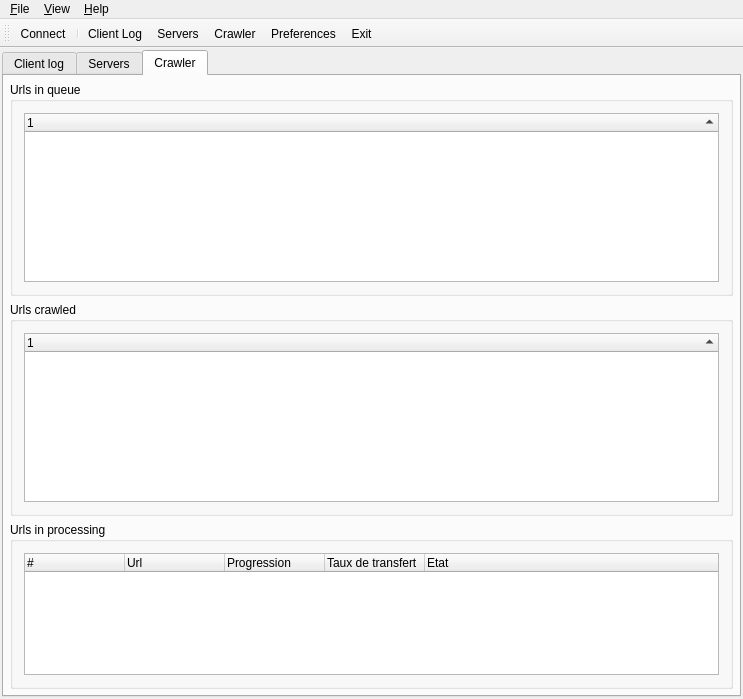
<?xml version="1.0" encoding="UTF-8"?>
<ui version="4.0">
 <author>ANNEHEIM Geoffrey</author>
 <class>MCClientMainWindow</class>
 <widget class="QMainWindow" name="MCClientMainWindow">
  <property name="geometry">
   <rect>
    <x>0</x>
    <y>0</y>
    <width>743</width>
    <height>699</height>
   </rect>
  </property>
  <property name="windowTitle">
   <string>ServerMainWindow</string>
  </property>
  <widget class="QWidget" name="centralWidget">
   <layout class="QVBoxLayout">
    <property name="spacing">
     <number>6</number>
    </property>
    <property name="margin">
     <number>2</number>
    </property>
    <item>
     <widget class="MyQTabWidget" name="tabWidgetForms">
      <property name="currentIndex">
       <number>2</number>
      </property>
      <widget class="QWidget" name="tabClientLog">
       <attribute name="title">
        <string>Client log</string>
       </attribute>
       <layout class="QVBoxLayout">
        <property name="margin">
         <number>0</number>
        </property>
        <item>
         <widget class="CLogTreeWidget" name="treeWidgetClientLog">
          <property name="autoScroll">
           <bool>false</bool>
          </property>
          <property name="editTriggers">
           <set>QAbstractItemView::NoEditTriggers</set>
          </property>
          <property name="selectionMode">
           <enum>QAbstractItemView::NoSelection</enum>
          </property>
          <property name="iconSize">
           <size>
            <width>16</width>
            <height>16</height>
           </size>
          </property>
          <property name="rootIsDecorated">
           <bool>false</bool>
          </property>
          <property name="itemsExpandable">
           <bool>false</bool>
          </property>
          <property name="allColumnsShowFocus">
           <bool>true</bool>
          </property>
          <property name="wordWrap">
           <bool>true</bool>
          </property>
          <property name="expandsOnDoubleClick">
           <bool>false</bool>
          </property>
          <column>
           <property name="text">
            <string notr="true">1</string>
           </property>
          </column>
         </widget>
        </item>
        <item>
         <layout class="QHBoxLayout">
          <item>
           <spacer>
            <property name="orientation">
             <enum>Qt::Horizontal</enum>
            </property>
            <property name="sizeHint" stdset="0">
             <size>
              <width>40</width>
              <height>20</height>
             </size>
            </property>
           </spacer>
          </item>
          <item>
           <widget class="QPushButton" name="buttonClientLogCopy">
            <property name="text">
             <string>Copy To Clipboard</string>
            </property>
           </widget>
          </item>
          <item>
           <widget class="QPushButton" name="buttonClientLogClear">
            <property name="text">
             <string>Clean</string>
            </property>
           </widget>
          </item>
         </layout>
        </item>
       </layout>
      </widget>
      <widget class="QWidget" name="tabServers">
       <attribute name="title">
        <string>Servers</string>
       </attribute>
       <layout class="QHBoxLayout">
        <property name="margin">
         <number>0</number>
        </property>
        <item>
         <widget class="MCServersTreeWidget" name="treeWidgetServers">
          <property name="autoScroll">
           <bool>false</bool>
          </property>
          <property name="editTriggers">
           <set>QAbstractItemView::NoEditTriggers</set>
          </property>
          <property name="selectionMode">
           <enum>QAbstractItemView::ExtendedSelection</enum>
          </property>
          <property name="iconSize">
           <size>
            <width>16</width>
            <height>16</height>
           </size>
          </property>
          <property name="rootIsDecorated">
           <bool>false</bool>
          </property>
          <property name="itemsExpandable">
           <bool>false</bool>
          </property>
          <property name="sortingEnabled">
           <bool>true</bool>
          </property>
          <property name="animated">
           <bool>true</bool>
          </property>
          <property name="allColumnsShowFocus">
           <bool>true</bool>
          </property>
          <property name="expandsOnDoubleClick">
           <bool>false</bool>
          </property>
          <attribute name="headerShowSortIndicator" stdset="0">
           <bool>true</bool>
          </attribute>
          <column>
           <property name="text">
            <string notr="true">1</string>
           </property>
          </column>
         </widget>
        </item>
        <item>
         <layout class="QVBoxLayout">
          <item>
           <widget class="QPushButton" name="buttonConnectDisconnect">
            <property name="text">
             <string>Connect</string>
            </property>
           </widget>
          </item>
          <item>
           <widget class="QGroupBox" name="groupBoxAddServer">
            <property name="sizePolicy">
             <sizepolicy hsizetype="Fixed" vsizetype="Preferred">
              <horstretch>0</horstretch>
              <verstretch>0</verstretch>
             </sizepolicy>
            </property>
            <property name="title">
             <string>Add a server</string>
            </property>
            <layout class="QVBoxLayout">
             <item>
              <layout class="QHBoxLayout">
               <item>
                <layout class="QVBoxLayout">
                 <item>
                  <widget class="QLabel" name="lblAddServerIP">
                   <property name="text">
                    <string>IP address :</string>
                   </property>
                   <property name="buddy">
                    <cstring>textAddServerIP</cstring>
                   </property>
                  </widget>
                 </item>
                 <item>
                  <widget class="QLineEdit" name="textAddServerIP">
                   <property name="sizePolicy">
                    <sizepolicy hsizetype="Fixed" vsizetype="Fixed">
                     <horstretch>0</horstretch>
                     <verstretch>0</verstretch>
                    </sizepolicy>
                   </property>
                   <property name="minimumSize">
                    <size>
                     <width>100</width>
                     <height>0</height>
                    </size>
                   </property>
                   <property name="maximumSize">
                    <size>
                     <width>100</width>
                     <height>16777215</height>
                    </size>
                   </property>
                   <property name="baseSize">
                    <size>
                     <width>0</width>
                     <height>0</height>
                    </size>
                   </property>
                  </widget>
                 </item>
                </layout>
               </item>
               <item>
                <spacer>
                 <property name="orientation">
                  <enum>Qt::Horizontal</enum>
                 </property>
                 <property name="sizeType">
                  <enum>QSizePolicy::Fixed</enum>
                 </property>
                 <property name="sizeHint" stdset="0">
                  <size>
                   <width>10</width>
                   <height>20</height>
                  </size>
                 </property>
                </spacer>
               </item>
               <item>
                <layout class="QVBoxLayout">
                 <item>
                  <widget class="QLabel" name="lblAddServerPort">
                   <property name="text">
                    <string>Port :</string>
                   </property>
                   <property name="buddy">
                    <cstring>spinBoxAddServerPort</cstring>
                   </property>
                  </widget>
                 </item>
                 <item>
                  <widget class="QSpinBox" name="spinBoxAddServerPort">
                   <property name="sizePolicy">
                    <sizepolicy hsizetype="Fixed" vsizetype="Fixed">
                     <horstretch>0</horstretch>
                     <verstretch>0</verstretch>
                    </sizepolicy>
                   </property>
                   <property name="minimumSize">
                    <size>
                     <width>60</width>
                     <height>0</height>
                    </size>
                   </property>
                   <property name="minimum">
                    <number>1</number>
                   </property>
                   <property name="maximum">
                    <number>65535</number>
                   </property>
                   <property name="value">
                    <number>8080</number>
                   </property>
                  </widget>
                 </item>
                </layout>
               </item>
              </layout>
             </item>
             <item>
              <widget class="QLabel" name="lblAddServerName">
               <property name="text">
                <string>Name :</string>
               </property>
               <property name="buddy">
                <cstring>textAddServerIP</cstring>
               </property>
              </widget>
             </item>
             <item>
              <widget class="QLineEdit" name="textAddServerName">
               <property name="maxLength">
                <number>64</number>
               </property>
              </widget>
             </item>
             <item>
              <layout class="QHBoxLayout">
               <item>
                <spacer>
                 <property name="orientation">
                  <enum>Qt::Horizontal</enum>
                 </property>
                 <property name="sizeHint" stdset="0">
                  <size>
                   <width>58</width>
                   <height>13</height>
                  </size>
                 </property>
                </spacer>
               </item>
               <item>
                <widget class="QPushButton" name="buttonAddServer">
                 <property name="text">
                  <string>Add</string>
                 </property>
                </widget>
               </item>
              </layout>
             </item>
            </layout>
           </widget>
          </item>
          <item>
           <spacer>
            <property name="orientation">
             <enum>Qt::Vertical</enum>
            </property>
            <property name="sizeHint" stdset="0">
             <size>
              <width>20</width>
              <height>40</height>
             </size>
            </property>
           </spacer>
          </item>
         </layout>
        </item>
       </layout>
      </widget>
      <widget class="QWidget" name="tabCrawler">
       <attribute name="title">
        <string>Crawler</string>
       </attribute>
       <layout class="QVBoxLayout">
        <property name="margin">
         <number>6</number>
        </property>
        <item>
         <widget class="QGroupBox" name="groupBoxCrawlerUrlsInQueue">
          <property name="sizePolicy">
           <sizepolicy hsizetype="Preferred" vsizetype="Preferred">
            <horstretch>0</horstretch>
            <verstretch>0</verstretch>
           </sizepolicy>
          </property>
          <property name="title">
           <string>Urls in queue</string>
          </property>
          <layout class="QVBoxLayout">
           <item>
            <widget class="MCUrlsInQueueTreeWidget" name="treeWidgetCrawlerUrlsInQueue">
             <property name="autoScroll">
              <bool>false</bool>
             </property>
             <property name="editTriggers">
              <set>QAbstractItemView::NoEditTriggers</set>
             </property>
             <property name="selectionMode">
              <enum>QAbstractItemView::NoSelection</enum>
             </property>
             <property name="rootIsDecorated">
              <bool>false</bool>
             </property>
             <property name="itemsExpandable">
              <bool>false</bool>
             </property>
             <property name="sortingEnabled">
              <bool>true</bool>
             </property>
             <property name="animated">
              <bool>true</bool>
             </property>
             <property name="allColumnsShowFocus">
              <bool>true</bool>
             </property>
             <property name="expandsOnDoubleClick">
              <bool>false</bool>
             </property>
             <column>
              <property name="text">
               <string notr="true">1</string>
              </property>
             </column>
            </widget>
           </item>
          </layout>
         </widget>
        </item>
        <item>
         <widget class="QGroupBox" name="groupBoxCrawlerUrlsCrawled">
          <property name="title">
           <string>Urls crawled</string>
          </property>
          <layout class="QVBoxLayout" name="verticalLayout">
           <item>
            <widget class="MCUrlsCrawledTreeWidget" name="treeWidgetCrawlerUrlsCrawled">
             <property name="autoScroll">
              <bool>false</bool>
             </property>
             <property name="editTriggers">
              <set>QAbstractItemView::NoEditTriggers</set>
             </property>
             <property name="selectionMode">
              <enum>QAbstractItemView::NoSelection</enum>
             </property>
             <property name="rootIsDecorated">
              <bool>true</bool>
             </property>
             <property name="itemsExpandable">
              <bool>false</bool>
             </property>
             <property name="sortingEnabled">
              <bool>true</bool>
             </property>
             <property name="animated">
              <bool>true</bool>
             </property>
             <property name="allColumnsShowFocus">
              <bool>true</bool>
             </property>
             <property name="expandsOnDoubleClick">
              <bool>false</bool>
             </property>
             <column>
              <property name="text">
               <string notr="true">1</string>
              </property>
             </column>
            </widget>
           </item>
          </layout>
         </widget>
        </item>
        <item>
         <widget class="QGroupBox" name="groupBoxCrawlerUrlsInProcessing">
          <property name="maximumSize">
           <size>
            <width>16777215</width>
            <height>190</height>
           </size>
          </property>
          <property name="title">
           <string>Urls in processing</string>
          </property>
          <layout class="QVBoxLayout">
           <item>
            <widget class="TreeWidgetThreadsInfos" name="treeWidgetThreadsInfos">
             <property name="sizeIncrement">
              <size>
               <width>0</width>
               <height>0</height>
              </size>
             </property>
             <property name="styleSheet">
              <string notr="true"/>
             </property>
             <property name="autoScroll">
              <bool>false</bool>
             </property>
             <property name="editTriggers">
              <set>QAbstractItemView::NoEditTriggers</set>
             </property>
             <property name="showDropIndicator" stdset="0">
              <bool>false</bool>
             </property>
             <property name="selectionMode">
              <enum>QAbstractItemView::NoSelection</enum>
             </property>
             <property name="autoExpandDelay">
              <number>-1</number>
             </property>
             <property name="indentation">
              <number>20</number>
             </property>
             <property name="rootIsDecorated">
              <bool>false</bool>
             </property>
             <property name="uniformRowHeights">
              <bool>true</bool>
             </property>
             <property name="itemsExpandable">
              <bool>false</bool>
             </property>
             <property name="allColumnsShowFocus">
              <bool>true</bool>
             </property>
             <property name="wordWrap">
              <bool>false</bool>
             </property>
             <property name="expandsOnDoubleClick">
              <bool>false</bool>
             </property>
             <property name="columnCount">
              <number>5</number>
             </property>
             <column>
              <property name="text">
               <string>#</string>
              </property>
             </column>
             <column>
              <property name="text">
               <string>Url</string>
              </property>
             </column>
             <column>
              <property name="text">
               <string>Progression</string>
              </property>
             </column>
             <column>
              <property name="text">
               <string>Taux de transfert</string>
              </property>
             </column>
             <column>
              <property name="text">
               <string>Etat</string>
              </property>
             </column>
            </widget>
           </item>
          </layout>
         </widget>
        </item>
       </layout>
      </widget>
     </widget>
    </item>
   </layout>
  </widget>
  <widget class="QMenuBar" name="menuBar">
   <property name="geometry">
    <rect>
     <x>0</x>
     <y>0</y>
     <width>743</width>
     <height>21</height>
    </rect>
   </property>
   <widget class="QMenu" name="menuFile">
    <property name="title">
     <string>&amp;File</string>
    </property>
    <addaction name="doFilePreferences"/>
    <addaction name="separator"/>
    <addaction name="doFileExit"/>
   </widget>
   <widget class="QMenu" name="menuView">
    <property name="title">
     <string>&amp;View</string>
    </property>
    <widget class="QMenu" name="menuViewToolBars">
     <property name="title">
      <string>Toolbars</string>
     </property>
    </widget>
    <addaction name="menuViewToolBars"/>
    <addaction name="doViewStatusBar"/>
   </widget>
   <widget class="QMenu" name="menuHelp">
    <property name="title">
     <string>&amp;Help</string>
    </property>
    <addaction name="doHelpAbout"/>
    <addaction name="doHelpAboutQt"/>
   </widget>
   <addaction name="menuFile"/>
   <addaction name="menuView"/>
   <addaction name="menuHelp"/>
  </widget>
  <widget class="QToolBar" name="mainToolBar">
   <property name="sizePolicy">
    <sizepolicy hsizetype="Expanding" vsizetype="Preferred">
     <horstretch>0</horstretch>
     <verstretch>0</verstretch>
    </sizepolicy>
   </property>
   <property name="windowTitle">
    <string>Main menu</string>
   </property>
   <property name="iconSize">
    <size>
     <width>64</width>
     <height>64</height>
    </size>
   </property>
   <property name="toolButtonStyle">
    <enum>Qt::ToolButtonTextUnderIcon</enum>
   </property>
   <property name="floatable">
    <bool>false</bool>
   </property>
   <attribute name="toolBarArea">
    <enum>TopToolBarArea</enum>
   </attribute>
   <attribute name="toolBarBreak">
    <bool>false</bool>
   </attribute>
   <addaction name="doMainToolBarConnectDisconnect"/>
   <addaction name="separator"/>
   <addaction name="doMainToolBarClientLog"/>
   <addaction name="doMainToolBarServers"/>
   <addaction name="doMainToolBarCrawler"/>
   <addaction name="doMainToolBarPreferences"/>
   <addaction name="doMainToolBarExit"/>
  </widget>
  <action name="doMainToolBarExit">
   <property name="icon">
    <iconset resource="../Shared/shared.qrc">
     <normaloff>:/MainToolBar/ExitIcon</normaloff>:/MainToolBar/ExitIcon</iconset>
   </property>
   <property name="text">
    <string>Exit</string>
   </property>
   <property name="toolTip">
    <string>Exit the application</string>
   </property>
  </action>
  <action name="doMainToolBarPreferences">
   <property name="icon">
    <iconset resource="../Shared/shared.qrc">
     <normaloff>:/MainToolBar/PreferencesIcon</normaloff>:/MainToolBar/PreferencesIcon</iconset>
   </property>
   <property name="text">
    <string>Preferences</string>
   </property>
   <property name="iconText">
    <string>Preferences</string>
   </property>
   <property name="toolTip">
    <string>Preferences dialog</string>
   </property>
   <property name="menuRole">
    <enum>QAction::PreferencesRole</enum>
   </property>
  </action>
  <action name="doFileExit">
   <property name="icon">
    <iconset resource="../Shared/shared.qrc">
     <normaloff>:/Menu/ExitIcon</normaloff>:/Menu/ExitIcon</iconset>
   </property>
   <property name="text">
    <string>Exit</string>
   </property>
   <property name="toolTip">
    <string>Exit application</string>
   </property>
   <property name="shortcut">
    <string>Ctrl+Q</string>
   </property>
   <property name="menuRole">
    <enum>QAction::QuitRole</enum>
   </property>
  </action>
  <action name="doViewStatusBar">
   <property name="checkable">
    <bool>true</bool>
   </property>
   <property name="checked">
    <bool>true</bool>
   </property>
   <property name="text">
    <string>Status bar</string>
   </property>
  </action>
  <action name="doHelpAbout">
   <property name="text">
    <string>About</string>
   </property>
   <property name="menuRole">
    <enum>QAction::AboutRole</enum>
   </property>
  </action>
  <action name="doHelpAboutQt">
   <property name="icon">
    <iconset resource="../Shared/shared.qrc">
     <normaloff>:/Menu/AboutQtIcon</normaloff>:/Menu/AboutQtIcon</iconset>
   </property>
   <property name="text">
    <string>About Qt</string>
   </property>
   <property name="menuRole">
    <enum>QAction::AboutQtRole</enum>
   </property>
  </action>
  <action name="doFilePreferences">
   <property name="icon">
    <iconset resource="../Shared/shared.qrc">
     <normaloff>:/Menu/PreferencesIcon</normaloff>:/Menu/PreferencesIcon</iconset>
   </property>
   <property name="text">
    <string>Preferences</string>
   </property>
   <property name="shortcut">
    <string>Ctrl+P</string>
   </property>
   <property name="menuRole">
    <enum>QAction::PreferencesRole</enum>
   </property>
  </action>
  <action name="doMainToolBarClientLog">
   <property name="checkable">
    <bool>true</bool>
   </property>
   <property name="icon">
    <iconset resource="../Shared/shared.qrc">
     <normaloff>:/MainToolBar/LogIcon</normaloff>:/MainToolBar/LogIcon</iconset>
   </property>
   <property name="text">
    <string>Client Log</string>
   </property>
   <property name="toolTip">
    <string>Show client log</string>
   </property>
   <property name="FormIndex" stdset="0">
    <number>0</number>
   </property>
  </action>
  <action name="doMainToolBarServers">
   <property name="checkable">
    <bool>true</bool>
   </property>
   <property name="icon">
    <iconset resource="resources.qrc">
     <normaloff>:/MainToolBar/ServersIcon</normaloff>
     <normalon>:/MainToolBar/ServerUnconnectedIcon</normalon>:/MainToolBar/ServersIcon</iconset>
   </property>
   <property name="text">
    <string>Servers</string>
   </property>
   <property name="toolTip">
    <string>Servers list</string>
   </property>
   <property name="FormIndex" stdset="0">
    <number>1</number>
   </property>
  </action>
  <action name="doMainToolBarConnectDisconnect">
   <property name="icon">
    <iconset resource="../Shared/shared.qrc">
     <normaloff>:/MainToolBar/UnconnectedIcon</normaloff>
     <normalon>:/MainToolBar/ConnectedIcon</normalon>:/MainToolBar/UnconnectedIcon</iconset>
   </property>
   <property name="text">
    <string>Connect</string>
   </property>
   <property name="toolTip">
    <string>Connect / Disconnect</string>
   </property>
  </action>
  <action name="doMainToolBarCrawler">
   <property name="checkable">
    <bool>true</bool>
   </property>
   <property name="icon">
    <iconset resource="resources.qrc">
     <normaloff>:/MainToolBar/CrawlerIcon</normaloff>:/MainToolBar/CrawlerIcon</iconset>
   </property>
   <property name="text">
    <string>Crawler</string>
   </property>
   <property name="toolTip">
    <string>Crawler</string>
   </property>
   <property name="FormIndex" stdset="0">
    <number>2</number>
   </property>
  </action>
 </widget>
 <layoutdefault spacing="6" margin="11"/>
 <customwidgets>
  <customwidget>
   <class>MyQTabWidget</class>
   <extends>QTabWidget</extends>
   <header>../Components/Widgets/MyQTabWidget.h</header>
   <container>1</container>
  </customwidget>
  <customwidget>
   <class>CLogTreeWidget</class>
   <extends>QTreeWidget</extends>
   <header>../Components/Widgets/LogTreeWidget.h</header>
   <slots>
    <slot>copyToClipboard()</slot>
   </slots>
  </customwidget>
  <customwidget>
   <class>MCServersTreeWidget</class>
   <extends>QTreeWidget</extends>
   <header>ServersTreeWidget.h</header>
  </customwidget>
  <customwidget>
   <class>TreeWidgetThreadsInfos</class>
   <extends>QTreeWidget</extends>
   <header>TreeWidgetThreadsInfos.h</header>
  </customwidget>
  <customwidget>
   <class>MCUrlsInQueueTreeWidget</class>
   <extends>QTreeWidget</extends>
   <header>../Shared/UrlsInQueueTreeWidget.h</header>
  </customwidget>
  <customwidget>
   <class>MCUrlsCrawledTreeWidget</class>
   <extends>QTreeWidget</extends>
   <header>../Shared/UrlsCrawledTreeWidget.h</header>
  </customwidget>
 </customwidgets>
 <resources>
  <include location="resources.qrc"/>
  <include location="../Shared/shared.qrc"/>
 </resources>
 <connections>
  <connection>
   <sender>doMainToolBarExit</sender>
   <signal>triggered()</signal>
   <receiver>MCClientMainWindow</receiver>
   <slot>close()</slot>
   <hints>
    <hint type="sourcelabel">
     <x>-1</x>
     <y>-1</y>
    </hint>
    <hint type="destinationlabel">
     <x>265</x>
     <y>238</y>
    </hint>
   </hints>
  </connection>
  <connection>
   <sender>doFileExit</sender>
   <signal>triggered()</signal>
   <receiver>MCClientMainWindow</receiver>
   <slot>close()</slot>
   <hints>
    <hint type="sourcelabel">
     <x>-1</x>
     <y>-1</y>
    </hint>
    <hint type="destinationlabel">
     <x>265</x>
     <y>238</y>
    </hint>
   </hints>
  </connection>
  <connection>
   <sender>buttonConnectDisconnect</sender>
   <signal>clicked()</signal>
   <receiver>doMainToolBarConnectDisconnect</receiver>
   <slot>trigger()</slot>
   <hints>
    <hint type="sourcelabel">
     <x>451</x>
     <y>159</y>
    </hint>
    <hint type="destinationlabel">
     <x>-1</x>
     <y>-1</y>
    </hint>
   </hints>
  </connection>
  <connection>
   <sender>buttonClientLogClear</sender>
   <signal>clicked()</signal>
   <receiver>treeWidgetClientLog</receiver>
   <slot>clear()</slot>
   <hints>
    <hint type="sourcelabel">
     <x>511</x>
     <y>461</y>
    </hint>
    <hint type="destinationlabel">
     <x>489</x>
     <y>402</y>
    </hint>
   </hints>
  </connection>
  <connection>
   <sender>buttonClientLogCopy</sender>
   <signal>clicked()</signal>
   <receiver>treeWidgetClientLog</receiver>
   <slot>copyToClipboard()</slot>
   <hints>
    <hint type="sourcelabel">
     <x>420</x>
     <y>463</y>
    </hint>
    <hint type="destinationlabel">
     <x>395</x>
     <y>363</y>
    </hint>
   </hints>
  </connection>
 </connections>
 <designerdata>
  <property name="gridDeltaX">
   <number>10</number>
  </property>
  <property name="gridDeltaY">
   <number>10</number>
  </property>
  <property name="gridSnapX">
   <bool>true</bool>
  </property>
  <property name="gridSnapY">
   <bool>true</bool>
  </property>
  <property name="gridVisible">
   <bool>true</bool>
  </property>
 </designerdata>
</ui>
